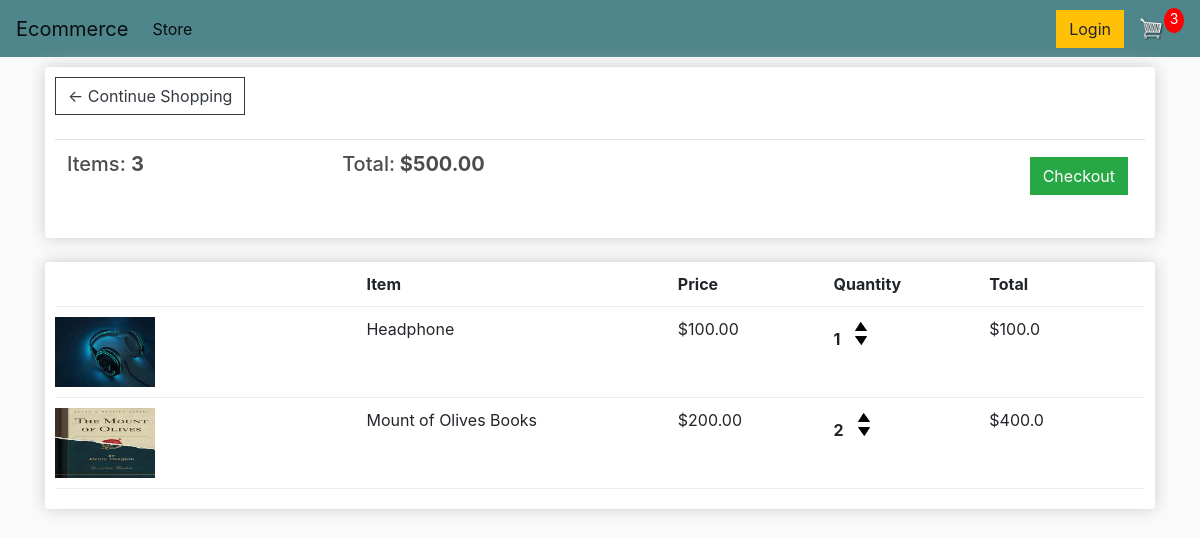
The page /cart/ (signed in) on the database as committed earlier.
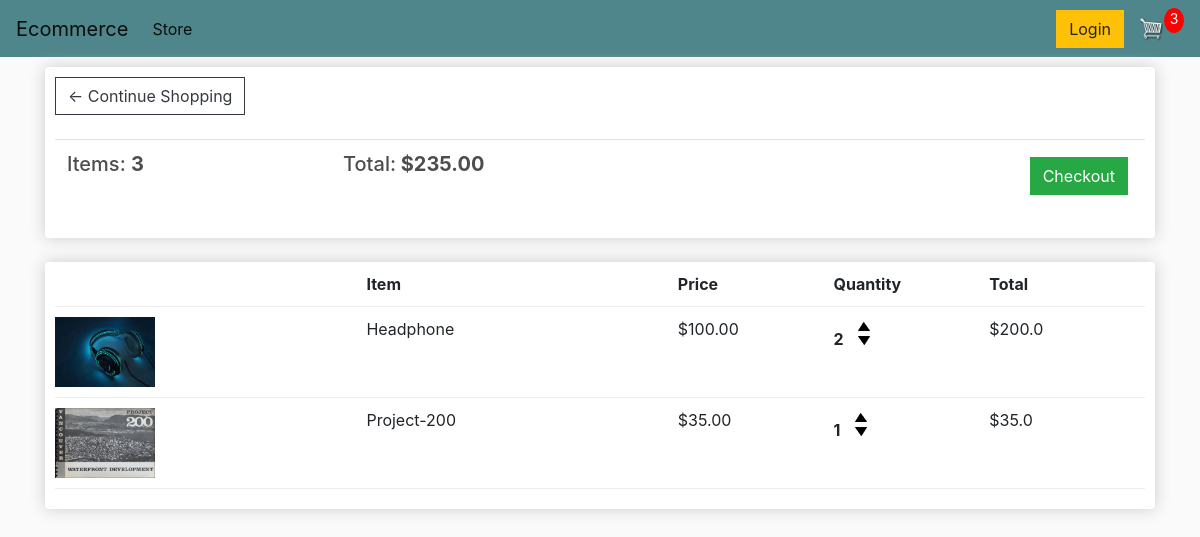
The same page on the database as committed later.
### store/models.py (models this page shows, shortened)
class Order(models.Model):
    customer = models.ForeignKey(Customer, on_delete=models.SET_NULL, null=True, blank=True)
    date_order = models.DateTimeField(auto_now_add=True)
    complete = models.BooleanField(default=False, null=True, blank=False)
    transaction_id = models.CharField(max_length=200, null=True)
    @property
    def get_cart_total(self):
        orderitems = self.orderitem_set.all()
        total = sum([item.get_total for  item in orderitems])
        return total
    @property
    def get_cart_items(self):
        orderitems = self.orderitem_set.all()
        total = sum([item.quantity for  item in orderitems])
        return total

class OrderItem(models.Model):
    product = models.ForeignKey(Product, on_delete=models.SET_NULL, null=True, blank=True)
    order = models.ForeignKey(Order, on_delete=models.SET_NULL, null=True, blank=True)
    quantity = models.IntegerField(default=0, null=True, blank=True)
    date_added = models.DateTimeField(auto_now_add=True)
    @property
    def get_total(self):
        total = self.product.price * self.quantity
        return total

class Product(models.Model):
    name = models.CharField(max_length=200, null=True)
    price = models.FloatField()
    digital = models.BooleanField(default=False, null=True, blank=False)
    image = models.ImageField(null=True, blank=True)
    @property
    def imageURL(self):
        try:
            url = self.image.url
        except:
            url = ''
        return url

### store/views.py (the view)
# urls.py: path('cart/', views.cart, name="cart"),
def cart(request):
    if request.user.is_authenticated:
        customer = request.user.customer
        order, created = Order.objects.get_or_create(customer=customer, complete=False)
        items = order.orderitem_set.all()
        cartItems = order.get_cart_items
    else:
        items = []
        order = {'get_cart_total':0, 'get_cart_items':0}
        cartItems = order.get_cart_items
    context = {'items':items, 'order':order, 'cartItems':cartItems}
    return render(request, 'store/cart.html', context)

### store/templates/store/cart.html
{% extends 'store/main.html' %}
{% load static %}
{% block content %}
	<div class="row">
		<div class="col-lg-12">
			<div class="box-element">
				<a  class="btn btn-outline-dark" href="{% url 'store' %}">&#x2190; Continue Shopping</a>
				<br>
				<br>
				<table class="table">
					<tr>
						<th><h5>Items: <strong>{{order.get_cart_items}}</strong></h5></th>
						<th><h5>Total:<strong> ${{order.get_cart_total|floatformat:2}}</strong></h5></th>
						<th>
							<a  style="float:right; margin:5px;" class="btn btn-success" href="{% url 'checkout' %}">Checkout</a>
						</th>
					</tr>
				</table>
			</div>
			<br>
			<div class="box-element">
				<div class="cart-row">
					<div style="flex:2"></div>
					<div style="flex:2"><strong>Item</strong></div>
					<div style="flex:1"><strong>Price</strong></div>
					<div style="flex:1"><strong>Quantity</strong></div>
					<div style="flex:1"><strong>Total</strong></div>
				</div>
				{% for item in items %}
				<div class="cart-row">
					<div style="flex:2"><img style="height: 70px; width: 100px;" class="row-image" src="{{ item.product.imageURL }}"></div>
					<div style="flex:2"><p>{{ item.product.name }}</p></div>
					<div style="flex:1"><p>${{ item.product.price|floatformat:2 }}</p></div>
					<div style="flex:1">
						<p class="quantity">{{ item.quantity }}</p>
						<div class="quantity">
							<img data-product="{{item.product.id}}" data-action="add" class="chg-quantity update-cart" src="{% static  'images/arrow-up.png' %}">
							<img data-product="{{item.product.id}}" data-action="remove" class="chg-quantity update-cart" src="{% static  'images/arrow-down.png' %}">
						</div>
					</div>
					<div style="flex:1"><p>${{ item.get_total }}</p></div>
				</div>
				{% endfor %}
			</div>
		</div>
	</div>
{% endblock content %}

### store/templates/store/main.html (shortened to what this page needs)
{% load static %}
<html lang="en">
<head>
	<link rel="stylesheet" href="https://stackpath.bootstrapcdn.com/bootstrap/4.4.1/css/bootstrap.min.css">
    <link rel="stylesheet" href="{% static 'css/main.css' %}">
  </head>
<body>
    <nav class="navbar navbar-expand-lg navbar-light bg-dark">
        <a class="navbar-brand" href="{% url 'store' %}">Ecommerce</a>
        <div class="collapse navbar-collapse" id="navbarSupportedContent">
          <ul class="navbar-nav mr-auto">
            <li class="nav-item active">
              <a class="nav-link" href="{% url 'store' %}">Store <span class="sr-only">(current)</span></a>
            </li>
          </ul>
          <div class="form-inline my-2 my-lg-0">
            <a href="#"class="btn btn-warning">Login</a>
            <a href="{% url 'cart' %}">
               <img  id="cart-icon" src="{% static 'images/cart.png' %}">
           </a>
           <p id="cart-total">{{cartItems}}</p>
       </div>
        </div>
      </nav>
    <div class="container">
        {% block content %}
        {% endblock content %}
    </div>
</body>
</html>

### static/css/main.css (style rules this page uses)
body { background-color: hsl(0, 0%, 98%); }
h1,h2,h3,h4,h5,h6 { color:hsl(0, 0%, 30%); }
.box-element { box-shadow:hsl(0, 0%, 80%) 0 0 16px; background-color: #fff; border-radius: 4px; padding: 10px; }
.bg-dark { background-color: #4f868c!important; }
#cart-icon { width:25px; display: inline-block; margin-left: 15px; }
#cart-total { display: block; text-align: center; color:#fff; background-color: red; width: 20px; height: 25px; border-radius: 50%; font-size: 14px; }
.col-lg-4, .col-lg-6, .col-lg-8, .col-lg-12 { margin-top: 10px; }
.btn { border-radius: 0; }
.row-image { width: 100px; }
.cart-row { display: flex; align-items: flex-stretch; padding-bottom: 10px; margin-bottom: 10px; border-bottom: 1px solid #ececec; }
.quantity { display: inline-block; font-weight: 700; padding-right:10px; }
.chg-quantity { width: 12px; cursor: pointer; display: block; margin-top: 5px; transition:.1s; }

Rows that differ between the two databases and show on the page:
removed OrderItem: product.imageURL (picture), product.name "Mount of Olives Books", product.price "200.00", quantity "2", get_total "400.0"
changed through a linked row, Order: get_cart_total "500.00" → "235.00"
changed OrderItem "Headphone": quantity "1" → "2"; get_total "100.0" → "200.0"
added OrderItem: product.imageURL (picture), product.name "Project-200", product.price "35.00", quantity "1", get_total "35.0"
